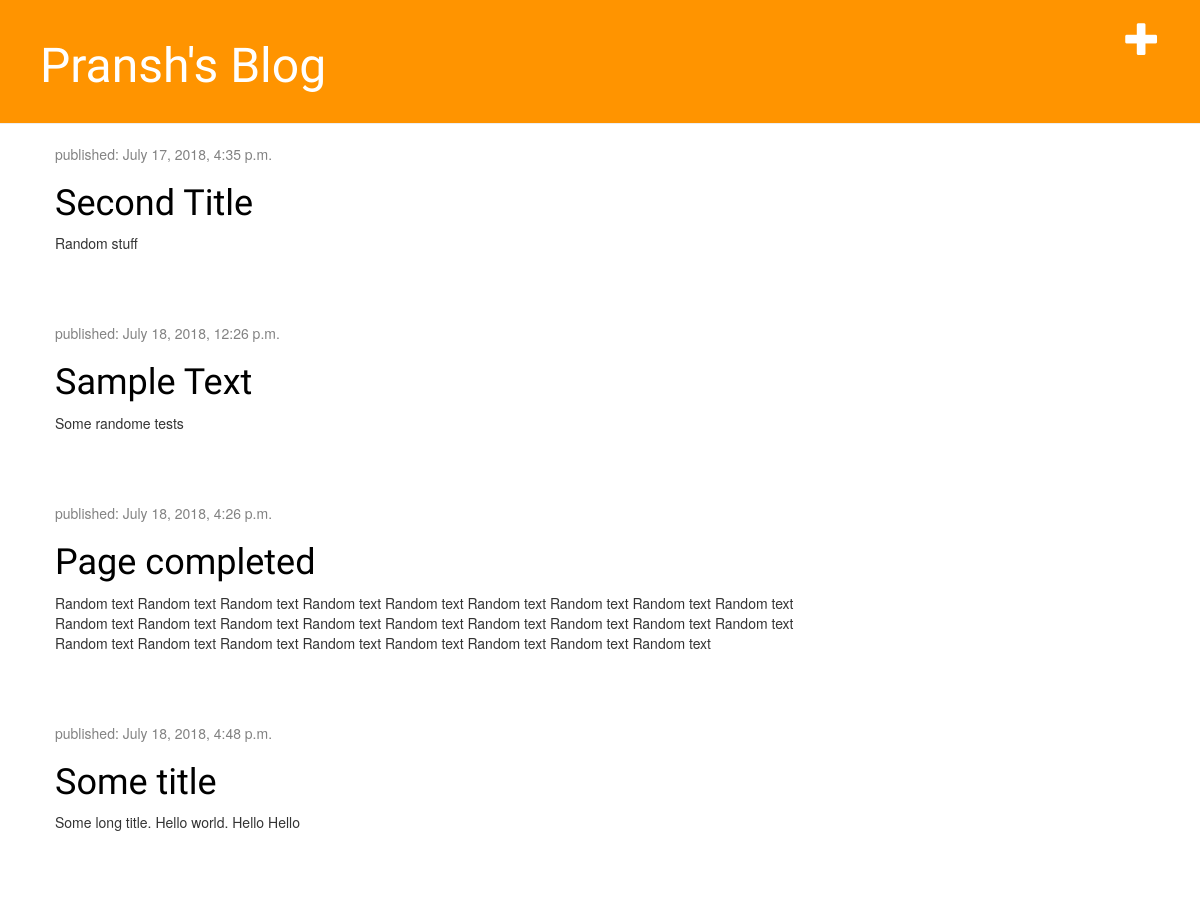
Before: / with the older database file.
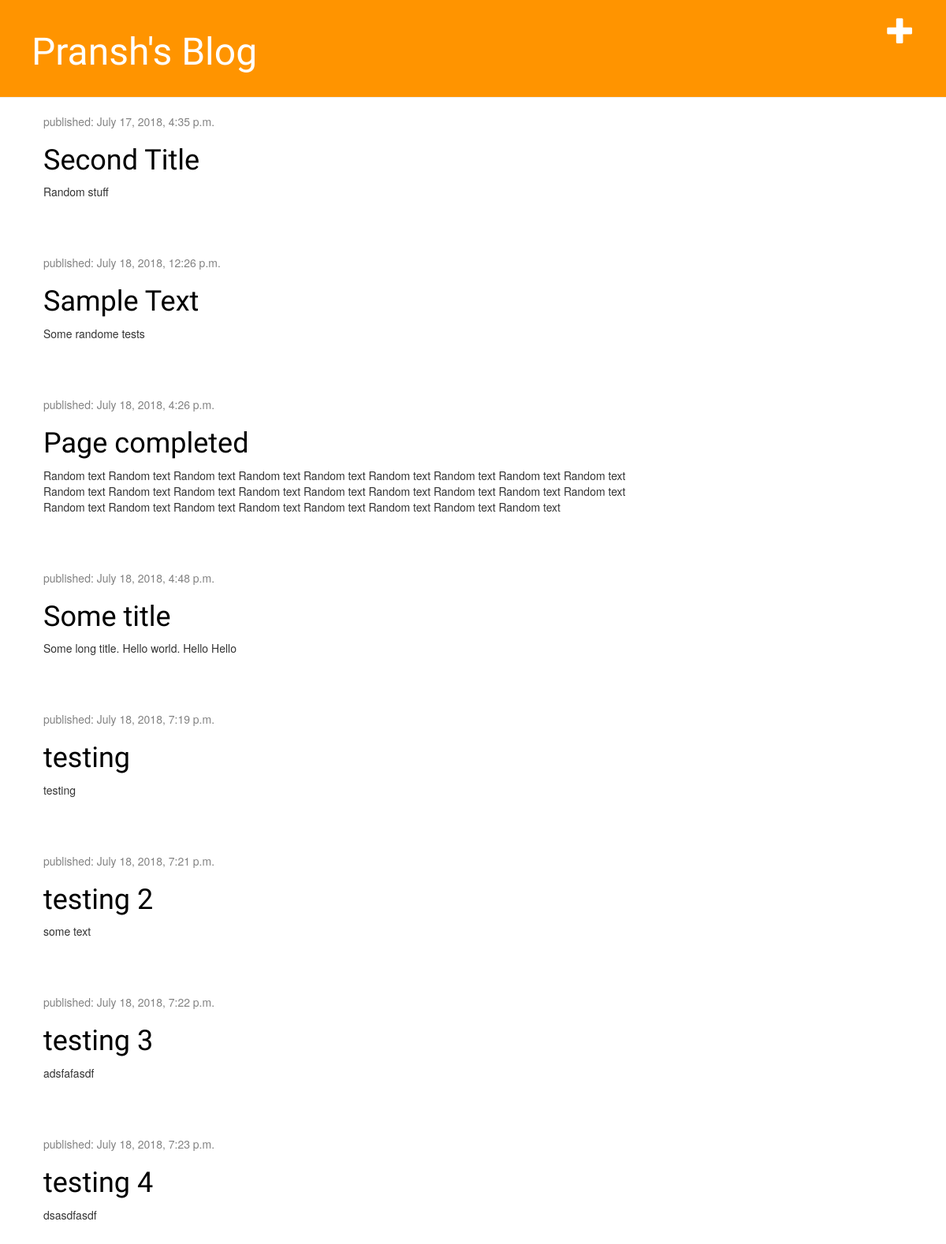
After: the same page with the newer database file.
### blog/models.py (models this page shows, shortened)
class Post(models.Model):
    author = models.ForeignKey('auth.User', on_delete=models.CASCADE)
    title = models.CharField(max_length=200)
    text = models.TextField()
    created_date = models.DateTimeField(
            default=timezone.now)
    published_date = models.DateTimeField(
            blank=True, null=True)

### blog/views.py (the view)
# urls.py: path('', views.post_list, name='post_list'),
def post_list(request):
	posts = Post.objects.filter(published_date__lte = timezone.now()).order_by('published_date')
	return render(request, 'blog/post_list.html', {'posts': posts})

### blog/templates/blog/post_list.html (shortened to what this page needs)
{%extends 'blog/base.html' %}
{% block content %}
    {% for post in posts %}
        <div class="post">
            <div class="date">
                <p>published: {{ post.published_date }}</p>
            </div>
            <h1><a href="{% url 'post_detail' pk=post.pk%}">{{ post.title }}</a></h1>
            <p>{{ post.text|linebreaksbr }}</p>
        </div>
    {% endfor %}
{% endblock %}

Changed rows visible on the page:
added Post: published_date "July 18, 2018, 7:19 p.m.", title "testing", text "testing"
added Post: published_date "July 18, 2018, 7:21 p.m.", title "testing 2", text "some text"
added Post: published_date "July 18, 2018, 7:22 p.m.", title "testing 3", text "adsfafasdf"
added Post: published_date "July 18, 2018, 7:23 p.m.", title "testing 4", text "dsasdfasdf"
